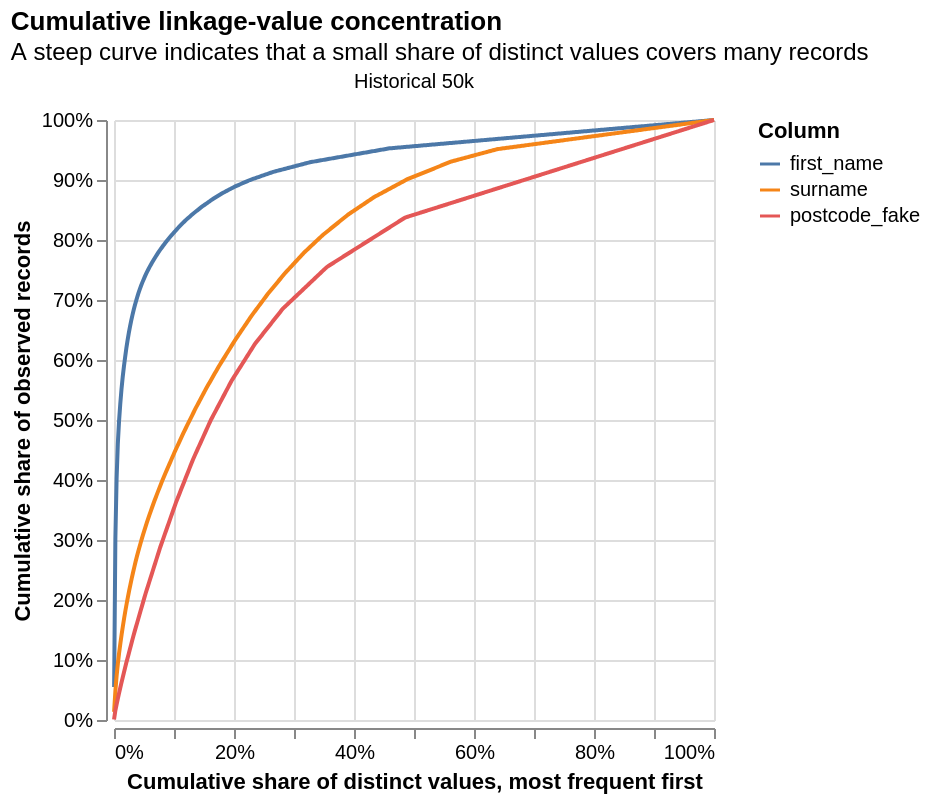

Here is the notebook cell this chart was saved with:
### Markdown cell above
## 7. Cumulative uniqueness and value concentration

The cumulative curve ranks observed values from most to least frequent.
It shows how much of the dataset is occupied by a given share of distinct
values. The full dominance distribution then shows how many values and
records occur at each frequency. Observed identifier values are not
returned.

### Code cell
value_concentration_chart(
    records,
    columns=DISTRIBUTION_COLUMNS,
    table_names_for_chart=["Historical 50k"],
    blank_as_null=BLANK_AS_NULL,
)

### Figure 1 — Vega-Lite specification as saved in the notebook (floating-point values rounded to 4 significant figures; data arrays with more than 128 entries replaced by an {"elided": "..."} marker saying what was removed)
{"config": {"view": {"continuousWidth": 300, "continuousHeight": 300, "stroke": null}}, "data": {"name": "data-56d23b03904ea876ea9f49385b006a16"}, "mark": {"type": "line", "point": false}, "encoding": {"color": {"field": "column_name", "sort": {"field": "column_order", "order": "ascending"}, "title": "Column", "type": "nominal"}, "facet": {"columns": 1, "field": "source_dataset", "title": null, "type": "nominal"}, "tooltip": [{"field": "source_dataset", "title": "Input", "type": "nominal"}, {"field": "column_name", "title": "Column", "type": "nominal"}, {"field": "value_rank", "format": ",", "title": "Value rank", "type": "quantitative"}, {"field": "cumulative_distinct_value_share", "format": ".1%", "title": "Distinct-value share", "type": "quantitative"}, {"field": "cumulative_record_share", "format": ".1%", "title": "Record share", "type": "quantitative"}], "x": {"axis": {"format": ".0%"}, "field": "cumulative_distinct_value_share", "scale": {"domain": [0, 1]}, "title": "Cumulative share of distinct values, most frequent first", "type": "quantitative"}, "y": {"axis": {"format": ".0%"}, "field": "cumulative_record_share", "scale": {"domain": [0, 1]}, "title": "Cumulative share of observed records", "type": "quantitative"}}, "title": {"text": "Cumulative linkage-value concentration", "subtitle": "A steep curve indicates that a small share of distinct values covers many records"}, "$schema": "https://vega.github.io/schema/vega-lite/v5.json", "datasets": {"data-56d23b03904ea876ea9f49385b006a16": {"elided": "1466 records"}}}
